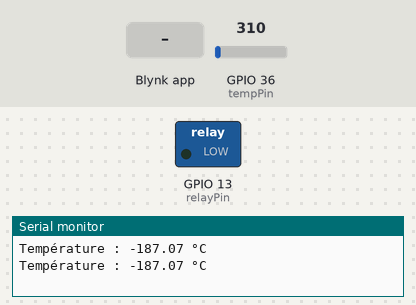
Recording of a sketch running on a simulated ESP32. Shown: switched loads named in the sketch (green lamp = pin HIGH), the last lines printed to the serial monitor. The inputs (shaded band) are chosen by the test bench; at power-on: GPIO 36 (tempPin) = 310. WiFi joins after 1.5 s; servers stay silent unless stated.

Above: at 3.0 s.
3.1 s: Blynk app writes 1 to V0
At 4.3 s:
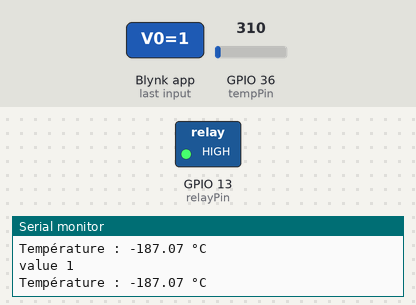
5.3 s: Blynk app writes 0 to V0
At 7.0 s:
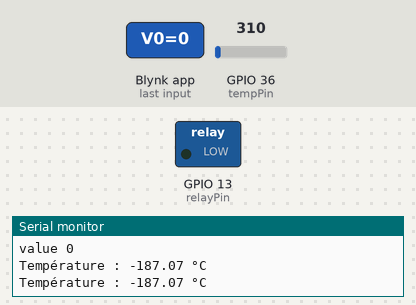
7.3 s: Blynk app writes 1 to V2
At 8.6 s:
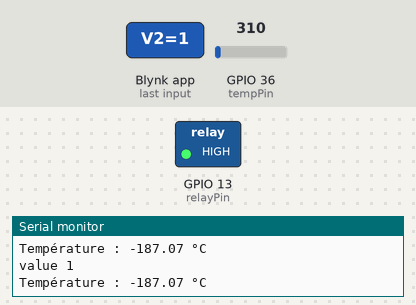
Timing chart, 0 to 10.3 s (numbered marks = the images above; inputs shaded):
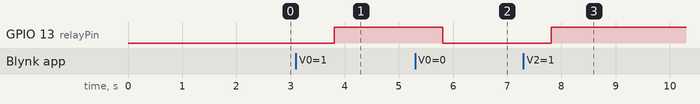

The sketch:

smart_home.ino
```cpp
#define BLYNK_TEMPLATE_ID "TMPL2bU32ZWOL"
#define BLYNK_TEMPLATE_NAME "Quickstart Template"
#define BLYNK_AUTH_TOKEN "u7p5qtH9gSBC2jZF0vcQfZdPy5Xkg6H5"
#define BLYNK_PRINT Serial
#include <WiFi.h>
#include <WiFiClient.h>
#include <BlynkSimpleEsp32.h>
float temp;
int tempPin = 36;   // pin connecté au capteur LM335
int relayPin = 13;  // pin connecté au relai
const float tensionDeCalage = 0.5;
const float coefficientTemperature = 0.01;


char auth[] = "u7p5qtH9gSBC2jZF0vcQfZdPy5Xkg6H5";
char ssid[] = "ENIG_ADM";
char pass[] = "********";


void setup()
{

  Serial.begin(9600);

  Blynk.begin(auth, ssid, pass, "blynk.cloud", 80);
  pinMode(tempPin, INPUT);
  pinMode(relayPin, OUTPUT);

}


BLYNK_WRITE(V0)
{
  int pinValue = param.asInt(); // Get value from Blynk app
  Serial.print("value "); Serial.println(pinValue);
  if (pinValue == 1)
  {
    digitalWrite(relayPin, HIGH); // Turn on the LED
  }
  else
  {
    digitalWrite(relayPin, LOW); // Turn off the LED
  }
}
BLYNK_WRITE(V2)
{
  int pinValue = param.asInt(); // Get value from Blynk app
  Serial.print("value "); Serial.println(pinValue);
  if (pinValue == 1)
  {
    if (temp > 35)
    {
      digitalWrite(relayPin, LOW);
    }
    else {
      digitalWrite(relayPin, HIGH);
    }
  }
  else
  {
    BLYNK_WRITE(V0);
  }
}
void loop() {
  Blynk.run();
  int valeurTension = analogRead(tempPin);

  // Conversion de la tension en température en degrés Celsius
  float tension = valeurTension * (2.5 / 4095);  // Conversion de la valeur analogique en tension
  float temperature = (tension - tensionDeCalage) / coefficientTemperature;
  float temp = temperature - 156;
  Serial.print("Température : ");
  Serial.print(temp);
  Serial.println(" °C");
  delay(1000);
  Blynk.virtualWrite(V1, temp);
  if (temp > 35)
  {
    Blynk.logEvent("temperature_alarme", "temperature est superieur a 35");
  }

}
```

Measured:
- after the input at 3.1 s, GPIO 13 (relayPin): LOW → HIGH after 0.71 s
- after the input at 5.3 s, GPIO 13 (relayPin): HIGH → LOW after 0.51 s
- after the input at 7.3 s, GPIO 13 (relayPin): LOW → HIGH after 0.51 s
